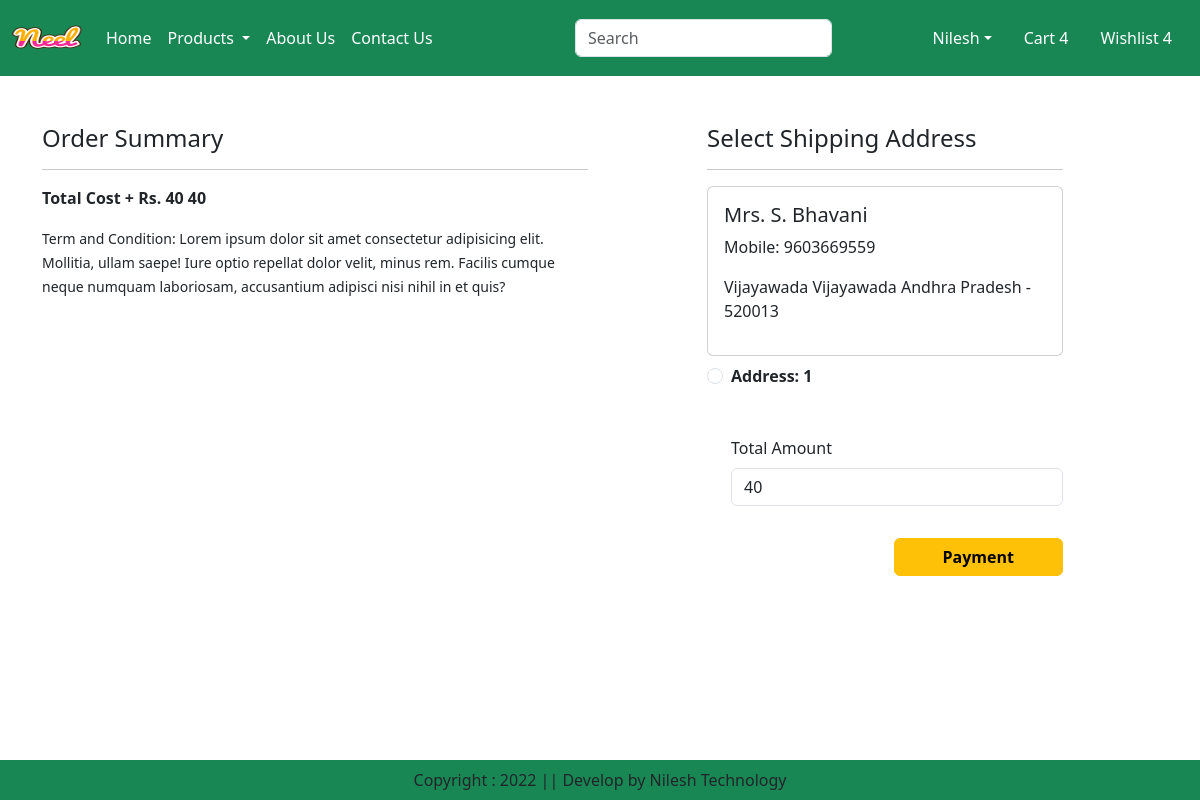
The app's page /checkout/ (signed in) with its own data.
### app/models.py (models this page shows, shortened)
class Customer(models.Model):
    user = models. ForeignKey(User,on_delete=models.CASCADE)
    name = models. CharField(max_length=200)
    locality = models. CharField(max_length=200)
    city = models. CharField(max_length=50)
    mobile = models. IntegerField (default=0)
    zipcode = models. IntegerField()
    state = models. CharField (choices=STATE_CHOICES, max_length=100)

### app/views.py (the view, shortened to what this page needs)
# urls.py: path('checkout/',views.checkout.as_view(),name="checkout"),
class checkout(View):
    def get(self,request):
        user=request.user
        add=Customer.objects.filter(user=user)
        cart_items=Cart.objects.filter(user=user)
        famount=0
        for p in cart_items:
            value=p.quantity*p.product.discounted_price
            famount=famount+value
        totalamount=famount+40
        razoramount=int(totalamount*100)
        client=razorpay.Client(auth=(settings.RAZOR_KEY_ID,settings.RAZOR_KEY_SECRET))
        data={"amount":razoramount,"currency":"INR","receipt":"order_rcptid_11"}
        payment_response=client.order.create(data=data)
        print(payment_response)
        order_id=payment_response['id']
        order_status=payment_response['status']
        return render(request,'app/checkout.html',locals())

### app/templates/app/checkout.html (shortened to what this page needs)
{% extends 'app/base.html' %}
{% load static %}
{% block main-content %}
<div class="container">
    <div class="row mt-5">
        <div class="col-sm-6">
            <h4>Order Summary</h4>
            <hr>
            <p class="fw-bold">Total Cost + Rs. 40 {{totalamount}}</p>
            <small>Term and Condition: Lorem ipsum dolor sit amet consectetur adipisicing elit. Mollitia, ullam saepe!
                Iure optio repellat dolor velit, minus rem. Facilis cumque neque numquam laboriosam, accusantium
                adipisci nisi nihil in et quis?</small>
        </div>
        <div class="col-sm-4 offset-sm-1">
            <h4>Select Shipping Address</h4>
            <hr>
            <form method="post" id="myform">
                {% for ad in add %}
                <div class="card">
                    <div class="card-body">
                        <h5>{{ad.name}}</h5>
                        <p>Mobile: {{ad.mobile}}</p>
                        <p>{{ad.locality}} {{ad.city}} {{ad.state}} - {{ad.zipcode}}</p>
                    </div>
                </div>
                <div class="form-check mt-2 mb-5">
                    <input class="form-check-input" type="radio" name="custid" id="custadd{{forloop.counter}}"
                        value="{{ad.id}}">
                    <label class="form-check-label fw-bold" for="custadd{{forloop.counter}}">
                        Address: {{forloop.counter}} </label>
                </div>
                {% endfor %}
                <div class="form-check mb-3">
                    <label for="totamount" class="form-label">Total Amount</label>
                    <input type="number" class="form-control" name="totamount" value={{totalamount}} readonly>
                </div>
                <div class="text-end">
                    <button id="rzp-button1" type="submit" class="btn btn-warning mt-3 px-5 fw-bold">Payment</button>
                </div>
            </form>
        </div>
    </div>
</div>
{% endblock main-content %}

### records on screen
Customer: name "Mrs. S. Bhavani", mobile "9603669559", locality "Vijayawada", city "Vijayawada", state "Andhra Pradesh", zipcode "520013"

### other values on screen
{{ totalamount }} "40"
